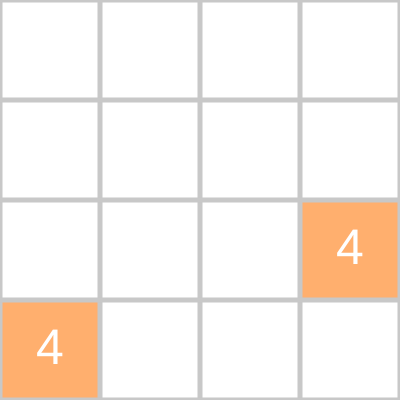
Frame 1 (no input)
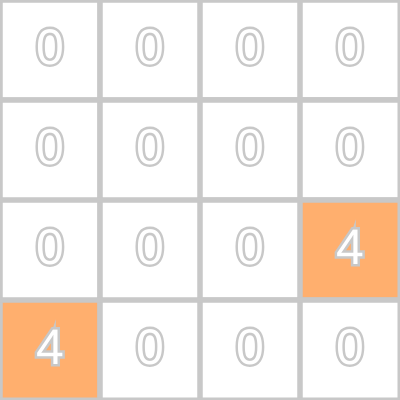
Frame 60 (no input)
Frame 120 (the mouse pressed at the canvas centre since frame 60): identical to frame 60, image omitted

The p5.js sketch that drew these frames (run headless with seeded random() and noise() and a simulated clock; from frame 60 on, the mouse is pressed at the canvas centre):

// p5.js sketch
// ── sketch.js
var board = [];
var cellHeight, cellWidth;

var boardSize = 4;
var score = 0;
var lostGame = false;

function setup() {
  createCanvas(400, 400);
  colorMode(HSB, 255);
  for (let i = 0; i < boardSize * boardSize; i++) {
    let x = i % boardSize;
    let y = i / boardSize;
    board.push({
      x: x,
      y: Math.floor(y),
      val: 0
    });
  }

  cellHeight = height / boardSize;
  cellWidth = width / boardSize;


  spawn();
  spawn();
}

function keyPressed() {
  if (lostGame)
    return;
  switch (keyCode) {
    case 87:
    case UP_ARROW:
      if (!moveUp())
        break;
      spawn();
      return;
    case 65:
    case LEFT_ARROW:
      if (!moveLeft())
        break;
      spawn();
      return;
    case 83:
    case DOWN_ARROW:
      if (!moveDown())
        break;
      spawn();
      return;
    case 68:
    case RIGHT_ARROW:
      if (!moveRight())
        break;
      spawn();
      return;
    default:
      return;
  }
  console.log("illegal move");
}

function draw() {
  background(51);

  textAlign(CENTER, CENTER);
  textSize(50);
  board.forEach(e => {
    let fillVar = map(Math.log(e.val) / Math.log(2), 0, 11, 120, 255);

    fill(19, fillVar, 255);
    rect(e.x * cellWidth, e.y * cellHeight, (e.x + 1) * cellWidth, (e.y + 1) * cellHeight);
    fill(255);
    text(e.val, (e.x + 0.5) * cellWidth, (e.y + 0.5) * cellHeight);
  })
  grid();
}

function grid() {
  deltaX = width / boardSize;
  deltaY = height / boardSize;
  stroke(200);
  strokeWeight(5);

  for (var i = 0; i <= boardSize; i++) {
    line(i * deltaX, 0, i * deltaX, height);
    line(0, i * deltaY, width, i * deltaY);
  }
}

function spawn() {
  let picker = board.filter(e => !e.val);
  let cell = random(picker);
  if (!cell) {
    lost();
  } else {
    cell.val = random(1) > 0.5 ? 2 : 4;
  }
}

function moveUp() {
  let processed = false;
  for (let x = 0; x < boardSize; x++) {
    let column = board.filter(e => e.x == x);
    if (execute(column))
      processed = true;
    combine(column);
  }
  return processed;
}

function moveDown() {
  let processed = false;
  for (let x = 0; x < boardSize; x++) {
    let column = board.filter(e => e.x == x).reverse();
    if (execute(column))
      processed = true;
    combine(column);
  }
  return processed;
}

function moveLeft() {

  let processed = false;
  for (let y = 0; y < boardSize; y++) {
    let column = board.filter(e => e.y == y);
    if (execute(column))
      processed = true;
    combine(column);
  }
  return processed;
}

function moveRight() {

  let processed = false;
  for (let y = 0; y < boardSize; y++) {
    let column = board.filter(e => e.y == y).reverse();
    if (execute(column))
      processed = true;
    combine(column);
  }
  return processed;
}

function execute(column) {
  let processed = false;
  while (process(column)) {
    processed = true;
  }
  return processed;
}

function process(arr) {
  let swaps = 0;

  for (let i = 0; i < arr.length; i++) {
    if (arr[i].val != 0) {
      for (let b = i - 1; b >= 0; b--) {
        if (arr[b].val == 0) {
          swaps++;
          arr[b].val = arr[i].val;
          arr[i].val = 0;
        }
      }
    }
  }
  return swaps;
}

function combine(arr) {
  for (let i = 0; i < boardSize - 1; i++) {
    if (arr[i].val == arr[i + 1].val) {
      //combine
      score += arr[i].val;
      console.log(score);
      arr[i].val = arr[i + 1].val * 2;
      arr[i + 1].val = 0;
    }
  }
  while (process(arr));
}

function lost() {
  console.log("Final score: " + score);
  lostGame = true;
  noLoop();
}
